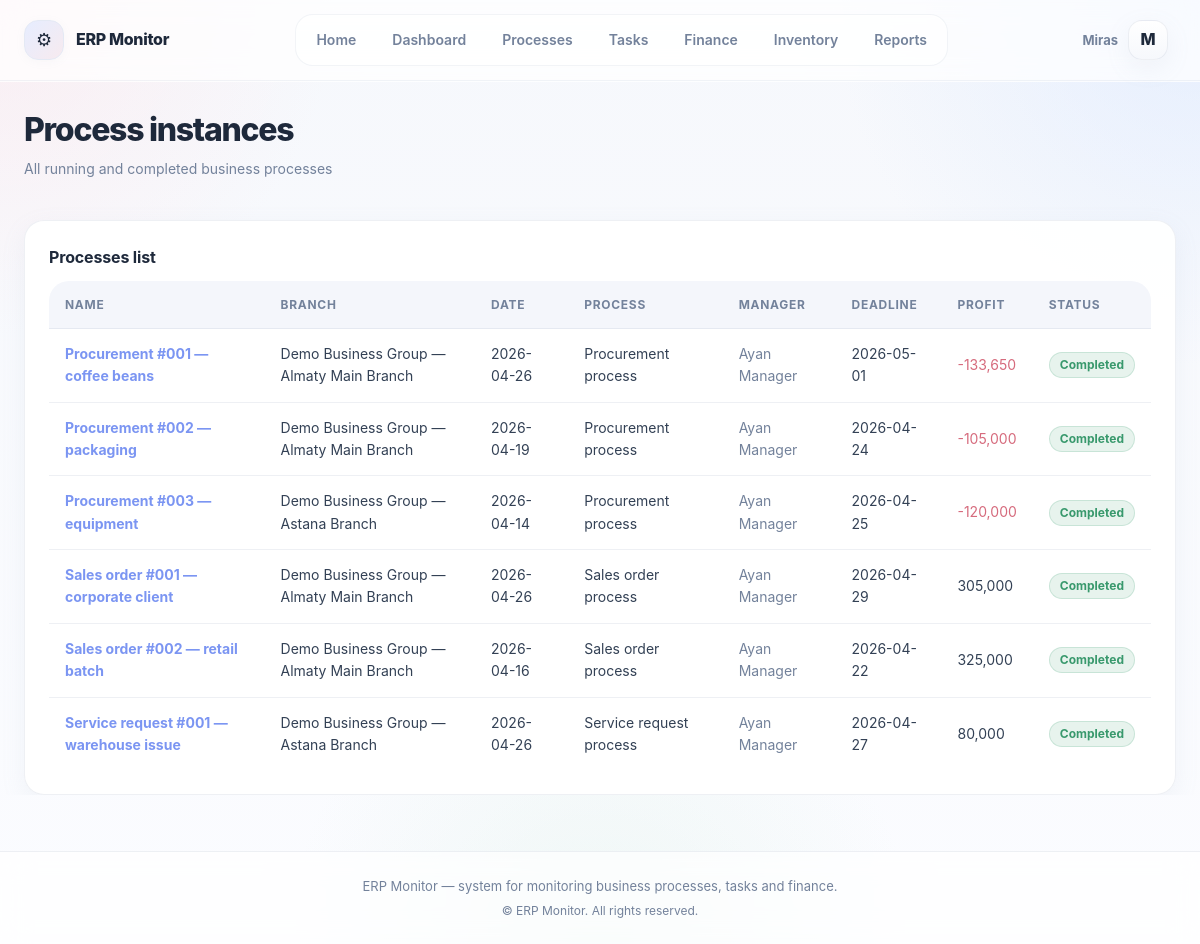
The app's page /processes/ (signed in) with its own data.
### accounts/models.py (models this page shows, shortened)
class User(AbstractUser):
    ROLE_CHOICES = (
        ("ADMIN", "Admin"),
        ("MANAGER", "Manager"),
        ("EMPLOYEE", "Employee"),
    )
    role = models.CharField(
        max_length=20,
        choices=ROLE_CHOICES,
        default="EMPLOYEE",
    )

### processes/models.py (models this page shows, shortened)
class ProcessInstance(models.Model):
    process = models.ForeignKey(
        Process,
        on_delete=models.CASCADE,
        related_name="instances",
    )
    name = models.CharField(max_length=255)
    manager = models.ForeignKey(
        "people.Employee",   # ← строка
        on_delete=models.SET_NULL,
        null=True,
        blank=True,
        related_name="managed_processes",
    )
    planned_budget = models.DecimalField(
        max_digits=14, decimal_places=2,
        null=True, blank=True
    )
    planned_end_date = models.DateField(
        null=True, blank=True
    )
    started_at = models.DateTimeField(auto_now_add=True)
    is_completed = models.BooleanField(default=False)
    current_stage = models.ForeignKey(
        "Stage",
        on_delete=models.SET_NULL,
        null=True,
        blank=True,
        related_name="current_instances",
    )
    branch = models.ForeignKey(
        Branch,
        on_delete=models.SET_NULL,
        null=True,
        blank=True,
        related_name="process_instances",
    )
    business_date = models.DateField(
        null=True,
        blank=True,
        verbose_name="Business date",
    )
    def profit(self):
        from finance.models import Transaction  # ← локальный импорт
        total = (
            Transaction.objects
            .filter(process_instance=self)
            .aggregate(total=Sum("amount"))
            .get("total")
        )
        return total or Decimal("0")

class Process(models.Model):
    organization = models.ForeignKey(
        Organization,
        on_delete=models.CASCADE,
        related_name="processes",
    )
    name = models.CharField(max_length=255)
    description = models.TextField(blank=True)
    is_active = models.BooleanField(default=True)
    created_at = models.DateTimeField(auto_now_add=True)

### orgs/models.py (models this page shows, shortened)
class Branch(models.Model):
    organization = models.ForeignKey(
        Organization,
        on_delete=models.CASCADE,
        related_name="branches",
    )
    name = models.CharField(max_length=255)
    def __str__(self):
        return f"{self.organization.name} — {self.name}"

class Organization(models.Model):
    name = models.CharField(max_length=255)
    created_at = models.DateTimeField(auto_now_add=True)

### people/models.py (models this page shows)
class Employee(models.Model):
    STATUS_CHOICES = (
        ("ACTIVE", "Active"),
        ("INACTIVE", "Inactive"),
        ("FIRED", "Fired"),
    )
    user = models.OneToOneField(
        settings.AUTH_USER_MODEL,
        on_delete=models.CASCADE,
        related_name="employee",
    )
    full_name = models.CharField(max_length=255)
    position = models.CharField(max_length=100)
    hire_date = models.DateField(null=True, blank=True)
    status = models.CharField(
        max_length=10,
        choices=STATUS_CHOICES,
        default="ACTIVE",
    )
    department = models.ForeignKey(
        Department,
        on_delete=models.SET_NULL,
        null=True,
        blank=True,
        related_name="employees",
    )
    def __str__(self):
        return self.full_name

### processes/views.py (the view)
# urls.py: path("", process_instance_list, name="process_instance_list"),
def process_instance_list(request):
    user = request.user
    if user.role == "MANAGER":
        process_instances = ProcessInstance.objects.filter(
            manager__user=user
        )
    else:
        process_instances = ProcessInstance.objects.all()
    return render(
        request,
        "processes/process_instance_list.html",
        {
            "process_instances": process_instances,
            "today":timezone.now().date()
        }
    )

### templates/processes/process_instance_list.html (shortened to what this page needs)
{% extends "base.html" %}
{% load humanize %}
{% block content %}
<div class="page-header fade-in">
    <h1 class="page-title">Process instances</h1>
    <p class="page-subtitle">All running and completed business processes</p>
</div>
<section class="dashboard-section fade-in">
    <div class="card">
        <div class="card-title">Processes list</div>
        <table class="table">
            <thead>
                <tr>
                    <th>Name</th>
                    <th>Branch</th>
                    <th>Date</th>
                    <th>Process</th>
                    <th>Manager</th>
                    <th>Deadline</th>
                    <th>Profit</th>
                    <th>Status</th>
                </tr>
            </thead>
            <tbody>
                {% for pi in process_instances %}
                <tr>
                    <td>
                        <a class="table-link" href="{% url 'process_instance_detail' pi.id %}">
                            {{ pi.name }}
                        </a>
                    </td>
                    <td>{{ pi.branch|default:"—" }}</td>
                    <td>{{ pi.business_date|date:"Y-m-d"|default:"—" }}</td>
                    <td>{{ pi.process.name }}</td>
                    <td class="muted">{{ pi.manager }}</td>
                    <td>
                        {% if pi.planned_end_date %}
                            <span class="{% if not pi.is_completed and pi.planned_end_date < today %}danger{% endif %}">
                                {{ pi.planned_end_date|date:"Y-m-d" }}
                            </span>
                        {% else %}
                            <span class="muted">—</span>
                        {% endif %}
                    </td>
                    <td>
                        <span class="{% if pi.profit < 0 %}danger{% endif %}">
                            {{ pi.profit|intcomma }}
                        </span>
                    </td>
                    <td>
                        {% if pi.is_completed %}
                            <span class="badge success">Completed</span>
                        {% else %}
                            <span class="badge active">Active</span>
                        {% endif %}
                    </td>
                </tr>
                {% empty %}
                <tr>
                    <td colspan="8" class="muted">No process instances</td>
                </tr>
                {% endfor %}
            </tbody>
        </table>
    </div>
</section>
{% endblock %}

### templates/base.html (shortened to what this page needs)
{% load static %}
<!DOCTYPE html>
<html lang="en" data-theme="light">
<head>
    <link rel="stylesheet" href="{% static 'css/main.css' %}">
</head> <body class="app">
<header class="app-header">
    <div class="container header-container">
        <div class="brand">
            <span class="brand-logo">⚙</span>
            <span class="brand-title">ERP Monitor</span>
        </div>
        <nav class="main-nav">
            <a href="/" class="nav-link">Home</a>
            {% if request.user.is_authenticated %}
                <a href="/dashboard" class="nav-link">Dashboard</a>
                {% if request.user.role != "EMPLOYEE" %}
                    <a href="/processes/" class="nav-link">Processes</a>
                {% endif %}
                <a href="/tasks/" class="nav-link">Tasks</a>
                {% if request.user.role != "EMPLOYEE" %}
                    <a href="/finance/" class="nav-link">Finance</a>
                    <a href="/inventory/" class="nav-link">Inventory</a>
                    <a href="/reports/" class="nav-link">Reports</a>
                {% endif %}
            {% endif %}
        </nav>
        <div class="user-menu">
            {% if request.user.is_authenticated %}
                <div class="user-dropdown">
                    <button class="user-dropdown__button" type="button">
                        <span class="user-name">{{ request.user.username }}</span>
                        <span class="user-avatar">
                            {{ request.user.username|first|upper }}
                        </span>
                    </button>
                </div>
            {% else %}
                <div class="auth-links">
                    <a href="{% url 'register' %}" class="nav-link">Register</a>
                    <a href="{% url 'login' %}" class="nav-link">Login</a>
                </div>
            {% endif %}
        </div>
    </div>
</header>
<div class="app-layout">
    {% block main %}
    <main class="app-content">
        <div class="container content-container">
            {% block content %}{% endblock %} </div>
    </main>
    {% endblock %}
</div>
<footer class="app-footer">
    <div class="container footer-container">
        <p class="footer-text"> ERP Monitor — system for monitoring business processes, tasks and finance. </p>
        <p class="footer-copy"> © {{ now|date:"Y" }} ERP Monitor. All rights reserved. </p>
    </div> </footer>
</body>
</html>

### records on screen
User: user.username "Miras", user.username|first "M"
ProcessInstance: name "Procurement #001 — coffee beans", branch "Demo Business Group — Almaty Main Branch", business_date "2026-04-26", process.name "Procurement process", manager "Ayan Manager", planned_end_date "2026-05-01", profit "-133,650", is_completed "Completed"
ProcessInstance: name "Procurement #002 — packaging", branch "Demo Business Group — Almaty Main Branch", business_date "2026-04-19", process.name "Procurement process", manager "Ayan Manager", planned_end_date "2026-04-24", profit "-105,000", is_completed "Completed"
ProcessInstance: name "Procurement #003 — equipment", branch "Demo Business Group — Astana Branch", business_date "2026-04-14", process.name "Procurement process", manager "Ayan Manager", planned_end_date "2026-04-25", profit "-120,000", is_completed "Completed"
ProcessInstance: name "Sales order #001 — corporate client", branch "Demo Business Group — Almaty Main Branch", business_date "2026-04-26", process.name "Sales order process", manager "Ayan Manager", planned_end_date "2026-04-29", profit "305,000", is_completed "Completed"
ProcessInstance: name "Sales order #002 — retail batch", branch "Demo Business Group — Almaty Main Branch", business_date "2026-04-16", process.name "Sales order process", manager "Ayan Manager", planned_end_date "2026-04-22", profit "325,000", is_completed "Completed"
ProcessInstance: name "Service request #001 — warehouse issue", branch "Demo Business Group — Astana Branch", business_date "2026-04-26", process.name "Service request process", manager "Ayan Manager", planned_end_date "2026-04-27", profit "80,000", is_completed "Completed"
